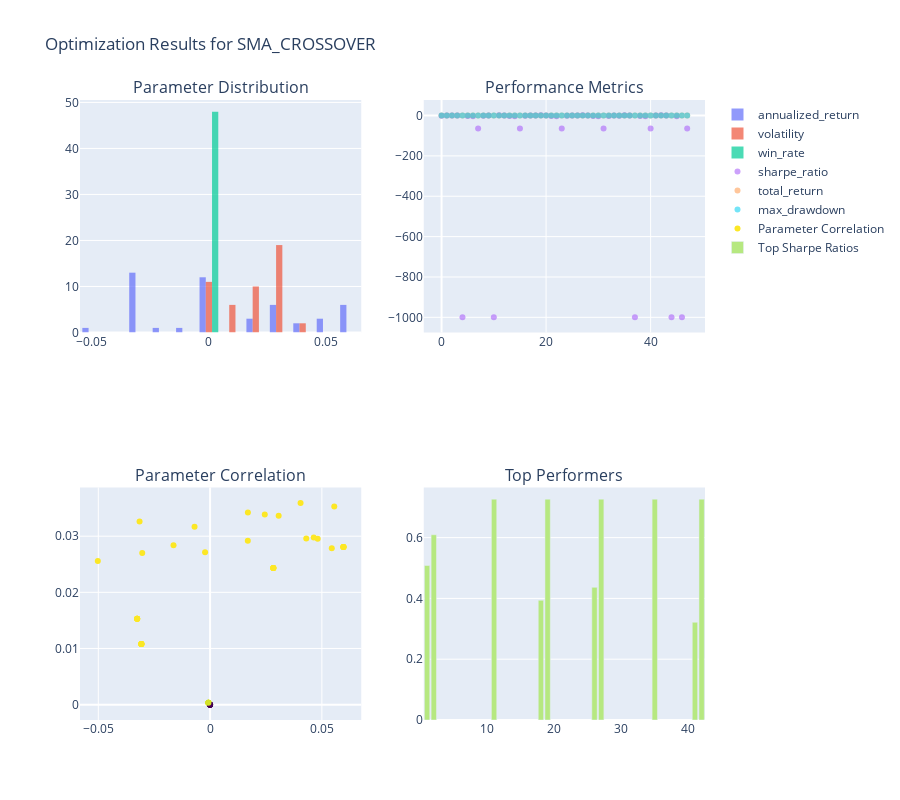

This figure's notebook cell:
### Code cell
# Cell 15: Hiển thị kết quả optimization một cách trực quan
print("\n=== HIỂN THỊ KẾT QUẢ OPTIMIZATION ===")

# Hiển thị kết quả optimization cho từng strategy
for strategy_type in strategy_types:
    if strategy_type in optimization_results:
        print(f"\n--- Visualization cho {strategy_type.upper()} ---")
        
        # Plot optimization results
        plot_optimization_results(optimization_results, strategy_type)
        
        # Plot parameter heatmap
        plot_parameter_heatmap(optimization_results, strategy_type)
        
        # Plot optimization progress
        plot_optimization_progress(optimization_results, strategy_type)

# Tạo báo cáo tổng hợp
print("\n--- TẠO BÁO CÁO TỔNG HỢP ---")
report_path = f"{results_dir}/optimization_report_{timestamp}.txt"
create_optimization_report(optimization_results, report_path)

print("🎉 Hoàn thành optimization và backtest!")
# Gợi ý xử lý lỗi TypeError: float() argument must be a string or a real number, not 'dict'
# Lỗi này thường xảy ra khi dữ liệu optimization_results có trường metrics là dict thay vì giá trị số.
# Để debug, hãy kiểm tra cấu trúc optimization_results cho từng strategy_type:

for strategy_type in strategy_types:
    if strategy_type in optimization_results:
        print(f"\n[DEBUG] {strategy_type} - Top 1 result:")
        best_result = optimization_results[strategy_type][0]
        print(best_result)
        print("metrics:", best_result.get("metrics"))
        print("parameters:", best_result.get("parameters"))
        # Kiểm tra các trường metrics có phải là dict lồng dict không
        if isinstance(best_result.get("metrics"), dict):
            for k, v in best_result["metrics"].items():
                print(f"  {k}: {v} ({type(v)})")

# Nếu metrics là dict lồng dict, cần flatten trước khi chuyển thành DataFrame hoặc dùng cho heatmap.

### Figure 1 — Plotly figure (JSON) as saved in the notebook; plotly's stock layout.template omitted (floating-point values rounded to 4 significant figures)
{"data": [{"name": "annualized_return", "opacity": 0.7, "type": "histogram", "x": [-0.03155, 0.05555, 0.05444, 0.01687, 0.0, -0.03261, -0.03074, -0.0007372, -0.006947, 0.04047, 0.0, 0.05965, 0.02829, -0.03261, -0.03074, -0.0007372, -0.01635, 0.02447, 0.04636, 0.05965, 0.02829, -0.03261, -0.03074, -0.0007372, -0.03034, 0.03068, 0.04814, 0.05965, 0.02829, -0.03261, -0.03074, -0.0007372, -0.05022, 0.01692, -0.002231, 0.05965, 0.02829, 0.0, -0.03261, -0.03074, -0.0007372, 0.04302, 0.05965, 0.0283, 0.0, -0.03074, 0.0, -0.0007372], "xaxis": "x", "yaxis": "y"}, {"name": "volatility", "opacity": 0.7, "type": "histogram", "x": [0.03263, 0.0353, 0.02787, 0.02918, 0.0, 0.01529, 0.01081, 0.0003191, 0.0317, 0.03593, 0.0, 0.02807, 0.02433, 0.01529, 0.01081, 0.0003191, 0.02838, 0.03385, 0.02978, 0.02807, 0.02433, 0.01529, 0.01081, 0.0003191, 0.02702, 0.03363, 0.02954, 0.02807, 0.02433, 0.01529, 0.01081, 0.0003191, 0.0256, 0.03423, 0.02712, 0.02807, 0.02433, 0.0, 0.01529, 0.01081, 0.0003191, 0.02959, 0.02807, 0.02433, 0.0, 0.01081, 0.0, 0.0003191], "xaxis": "x", "yaxis": "y"}, {"name": "win_rate", "opacity": 0.7, "type": "histogram", "x": [0.0, 0.0, 0.0, 0.0, 0.0, 0.0, 0.0, 0.0, 0.0, 0.0, 0.0, 0.0, 0.0, 0.0, 0.0, 0.0, 0.0, 0.0, 0.0, 0.0, 0.0, 0.0, 0.0, 0.0, 0.0, 0.0, 0.0, 0.0, 0.0, 0.0, 0.0, 0.0, 0.0, 0.0, 0.0, 0.0, 0.0, 0.0, 0.0, 0.0, 0.0, 0.0, 0.0, 0.0, 0.0, 0.0, 0.0, 0.0], "xaxis": "x", "yaxis": "y"}, {"mode": "markers", "name": "sharpe_ratio", "opacity": 0.6, "type": "scatter", "x": [0, 1, 2, 3, 4, 5, 6, 7, 8, 9, 10, 11, 12, 13, 14, 15, 16, 17, 18, 19, 20, 21, 22, 23, 24, 25, 26, 27, 28, 29, 30, 31, 32, 33, 34, 35, 36, 37, 38, 39, 40, 41, 42, 43, 44, 45, 46, 47], "xaxis": "x2", "y": [-1.275, 0.5084, 0.6093, -0.275, -999.0, -2.797, -3.838, -64.27, -0.767, 0.2235, -999.0, 0.7266, -0.01828, -2.797, -3.838, -64.27, -1.092, -0.08106, 0.3938, 0.7266, -0.01828, -2.797, -3.838, -64.27, -1.514, 0.04228, 0.4364, 0.7266, -0.01828, -2.797, -3.838, -64.27, -2.158, -0.2289, -0.7808, 0.7266, -0.01828, -999.0, -2.797, -3.838, -64.27, 0.3216, 0.7266, -0.01809, -999.0, -3.838, -999.0, -64.27], "yaxis": "y2"}, {"mode": "markers", "name": "total_return", "opacity": 0.6, "type": "scatter", "x": [0, 1, 2, 3, 4, 5, 6, 7, 8, 9, 10, 11, 12, 13, 14, 15, 16, 17, 18, 19, 20, 21, 22, 23, 24, 25, 26, 27, 28, 29, 30, 31, 32, 33, 34, 35, 36, 37, 38, 39, 40, 41, 42, 43, 44, 45, 46, 47], "xaxis": "x2", "y": [-0.008657, 0.01477, 0.01448, 0.004549, 0.0, -0.008951, -0.008433, -0.0002, -0.001889, 0.01082, 0.0, 0.01584, 0.007596, -0.008951, -0.008433, -0.0002, -0.004461, 0.006578, 0.01237, 0.01584, 0.007596, -0.008951, -0.008433, -0.0002, -0.008323, 0.008229, 0.01283, 0.01584, 0.007596, -0.008951, -0.008433, -0.0002, -0.01388, 0.004561, -0.0006056, 0.01584, 0.007596, 0.0, -0.008951, -0.008433, -0.0002, 0.01149, 0.01584, 0.007598, 0.0, -0.008433, 0.0, -0.0002], "yaxis": "y2"}, {"mode": "markers", "name": "max_drawdown", "opacity": 0.6, "type": "scatter", "x": [0, 1, 2, 3, 4, 5, 6, 7, 8, 9, 10, 11, 12, 13, 14, 15, 16, 17, 18, 19, 20, 21, 22, 23, 24, 25, 26, 27, 28, 29, 30, 31, 32, 33, 34, 35, 36, 37, 38, 39, 40, 41, 42, 43, 44, 45, 46, 47], "xaxis": "x2", "y": [-0.02629, -0.01234, -0.01243, -0.01234, 0.0, -0.01135, -0.01047, -0.0002, -0.01984, -0.01353, 0.0, -0.01249, -0.01212, -0.01135, -0.01047, -0.0002, -0.01792, -0.01317, -0.01224, -0.01249, -0.01212, -0.01135, -0.01047, -0.0002, -0.01585, -0.01224, -0.01218, -0.01249, -0.01212, -0.01135, -0.01047, -0.0002, -0.01788, -0.01508, -0.01159, -0.01249, -0.01212, 0.0, -0.01135, -0.01047, -0.0002, -0.01224, -0.01249, -0.01212, 0.0, -0.01047, 0.0, -0.0002], "yaxis": "y2"}, {"marker": {"color": [-1.275, 0.5084, 0.6093, -0.275, -999.0, -2.797, -3.838, -64.27, -0.767, 0.2235, -999.0, 0.7266, -0.01828, -2.797, -3.838, -64.27, -1.092, -0.08106, 0.3938, 0.7266, -0.01828, -2.797, -3.838, -64.27, -1.514, 0.04228, 0.4364, 0.7266, -0.01828, -2.797, -3.838, -64.27, -2.158, -0.2289, -0.7808, 0.7266, -0.01828, -999.0, -2.797, -3.838, -64.27, 0.3216, 0.7266, -0.01809, -999.0, -3.838, -999.0, -64.27], "colorscale": [[0, "#440154"], [0.1111, "#482878"], [0.2222, "#3e4989"], [0.3333, "#31688e"], [0.4444, "#26828e"], [0.5556, "#1f9e89"], [0.6667, "#35b779"], [0.7778, "#6ece58"], [0.8889, "#b5de2b"], [1, "#fde725"]]}, "mode": "markers", "name": "Parameter Correlation", "type": "scatter", "x": [-0.03155, 0.05555, 0.05444, 0.01687, 0.0, -0.03261, -0.03074, -0.0007372, -0.006947, 0.04047, 0.0, 0.05965, 0.02829, -0.03261, -0.03074, -0.0007372, -0.01635, 0.02447, 0.04636, 0.05965, 0.02829, -0.03261, -0.03074, -0.0007372, -0.03034, 0.03068, 0.04814, 0.05965, 0.02829, -0.03261, -0.03074, -0.0007372, -0.05022, 0.01692, -0.002231, 0.05965, 0.02829, 0.0, -0.03261, -0.03074, -0.0007372, 0.04302, 0.05965, 0.0283, 0.0, -0.03074, 0.0, -0.0007372], "xaxis": "x3", "y": [0.03263, 0.0353, 0.02787, 0.02918, 0.0, 0.01529, 0.01081, 0.0003191, 0.0317, 0.03593, 0.0, 0.02807, 0.02433, 0.01529, 0.01081, 0.0003191, 0.02838, 0.03385, 0.02978, 0.02807, 0.02433, 0.01529, 0.01081, 0.0003191, 0.02702, 0.03363, 0.02954, 0.02807, 0.02433, 0.01529, 0.01081, 0.0003191, 0.0256, 0.03423, 0.02712, 0.02807, 0.02433, 0.0, 0.01529, 0.01081, 0.0003191, 0.02959, 0.02807, 0.02433, 0.0, 0.01081, 0.0, 0.0003191], "yaxis": "y3"}, {"name": "Top Sharpe Ratios", "type": "bar", "x": [11, 19, 27, 35, 42, 2, 1, 26, 18, 41], "xaxis": "x4", "y": [0.7266, 0.7266, 0.7266, 0.7266, 0.7266, 0.6093, 0.5084, 0.4364, 0.3938, 0.3216], "yaxis": "y4"}], "layout": {"annotations": [{"font": {"size": 16}, "showarrow": false, "text": "Parameter Distribution", "x": 0.225, "xanchor": "center", "xref": "paper", "y": 1, "yanchor": "bottom", "yref": "paper"}, {"font": {"size": 16}, "showarrow": false, "text": "Performance Metrics", "x": 0.775, "xanchor": "center", "xref": "paper", "y": 1, "yanchor": "bottom", "yref": "paper"}, {"font": {"size": 16}, "showarrow": false, "text": "Parameter Correlation", "x": 0.225, "xanchor": "center", "xref": "paper", "y": 0.375, "yanchor": "bottom", "yref": "paper"}, {"font": {"size": 16}, "showarrow": false, "text": "Top Performers", "x": 0.775, "xanchor": "center", "xref": "paper", "y": 0.375, "yanchor": "bottom", "yref": "paper"}], "height": 800, "showlegend": true, "title": {"text": "Optimization Results for SMA_CROSSOVER"}, "xaxis": {"anchor": "y", "domain": [0, 0.45]}, "xaxis2": {"anchor": "y2", "domain": [0.55, 1]}, "xaxis3": {"anchor": "y3", "domain": [0, 0.45]}, "xaxis4": {"anchor": "y4", "domain": [0.55, 1]}, "yaxis": {"anchor": "x", "domain": [0.625, 1]}, "yaxis2": {"anchor": "x2", "domain": [0.625, 1]}, "yaxis3": {"anchor": "x3", "domain": [0, 0.375]}, "yaxis4": {"anchor": "x4", "domain": [0, 0.375]}}}
